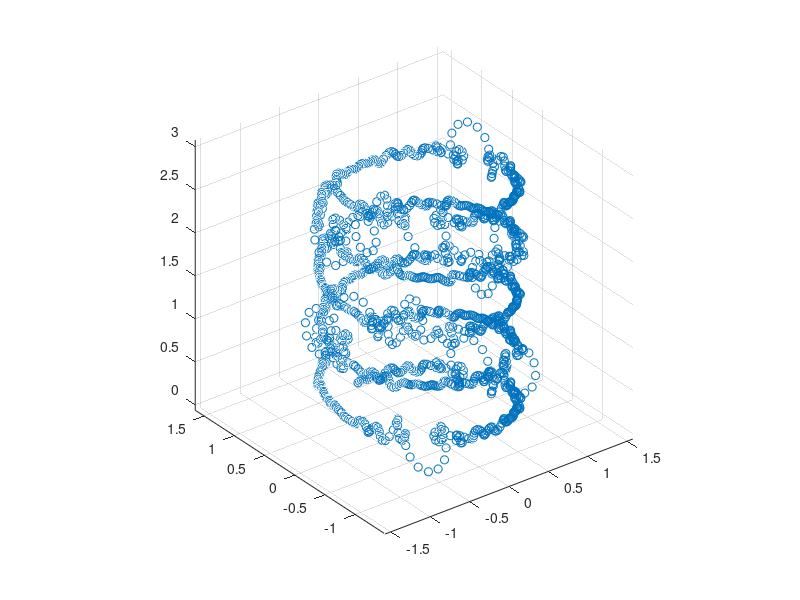

Here is the MATLAB script that generated this plot: (Note: this script raises an error after producing the figure.)
load trajektoria1

plot3(x,y,z,'o')
grid on
axis equal
hold on

N = 50;
[wsp, xa] = aproksymacjaWiel(n,x,N);
[wsp, ya] = aproksymacjaWiel(n,y,N);
[wsp, za] = aproksymacjaWiel(n,z,N);

plot3(xa,ya,za,'lineWidth',4);
title("Trajektoria na bazie lokalizacji i aproksymowana wielomianowo (N=50)");
xlabel("x");
ylabel("y");
zlabel("z");
hold off

saveas(gcf, strcat("184738_szweda_zad4.png"));